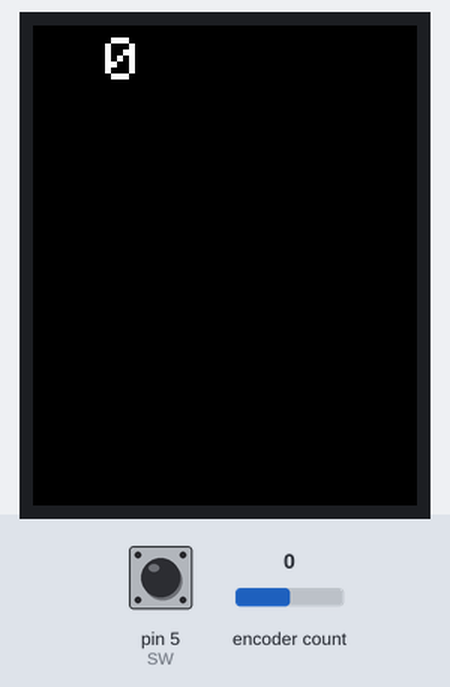
Recording of a sketch running on a simulated Arduino Uno, built with avr-gcc and run on an emulated ATmega328P. Shown: 128×160 colour display. The test bench sets the inputs (shaded band); at power-on: encoder count 0, pin 5 (SW) HIGH.

Above: at 1.3 s.
1.4 s: encoder count set to 1
At 2.4 s:
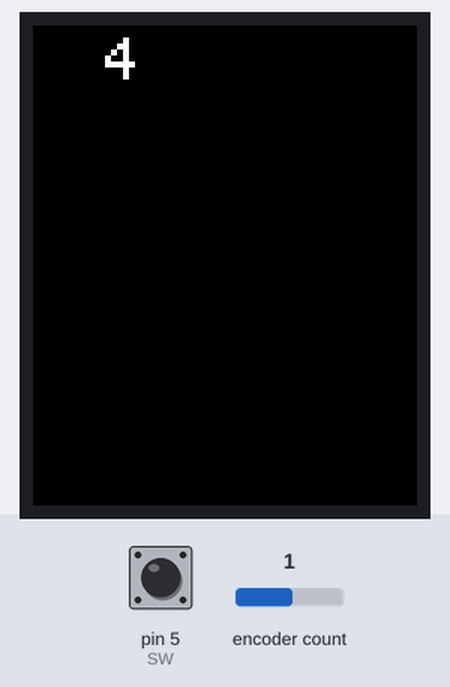
2.9 s: pin 5 (SW) pulled LOW for 0.15 s
At 3.4 s:
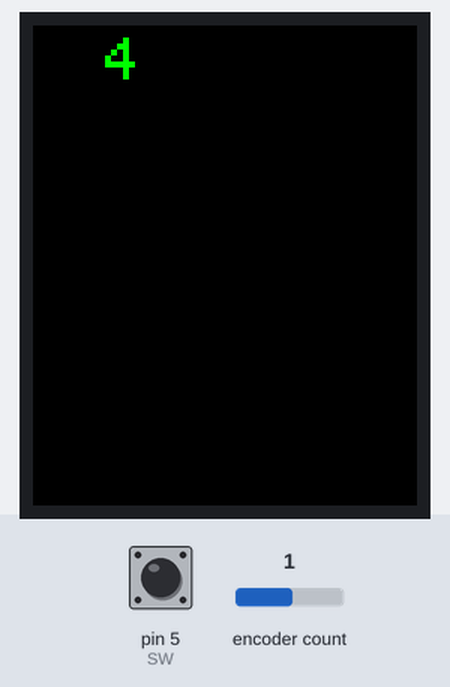
4.5 s: encoder count set to 2
At 5.7 s:
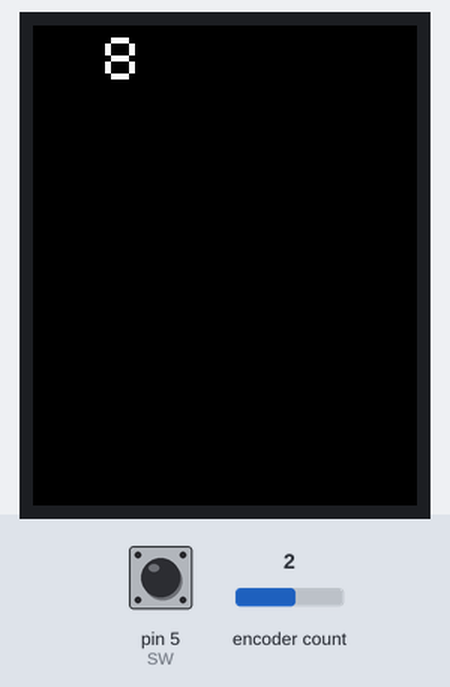
6.0 s: pin 5 (SW) pulled LOW for 1 s
At 7.0 s:
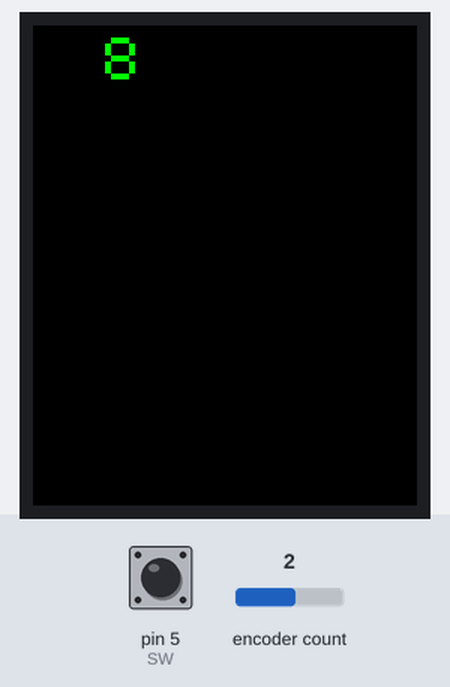
8.5 s: encoder count set to 3
At 9.0 s:
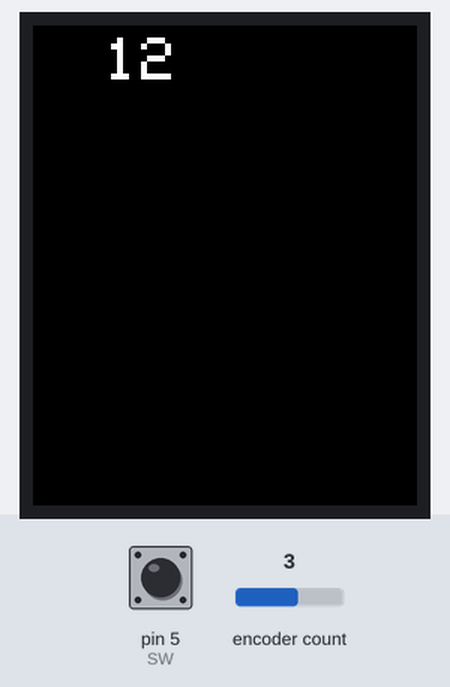
Timing chart, 0 to 11.0 s (numbered marks = the images above; inputs shaded):
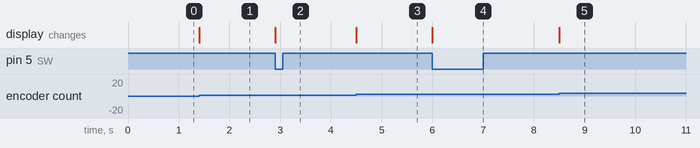

The sketch:

display-encoder-button.ino
```cpp
#include <Encoder.h>

const int CLK = 2;      // Definition der Pins. CLK an D6, DT an D5.
const int DT = 3;
const int SW = 5;       // Der Switch wird mit Pin D2 Verbunden. ACHTUNG : Verwenden Sie einen interrupt-Pin!
long altePosition = -999;  // Definition der "alten" Position (Diese fiktive alte Position wird benötigt, damit die aktuelle Position später im seriellen Monitor nur dann angezeigt wird, wenn wir den Rotary Head bewegen)

Encoder meinEncoder(DT, CLK);

#define TFT_PIN_CS   10 // Arduino-Pin an Display CS
#define TFT_PIN_DC   9  // Arduino-Pin an
#define TFT_PIN_RST  8  // Arduino Reset-Pin

#include <SPI.h>
#include <Adafruit_GFX.h>    // Adafruit Grafik-Bibliothek
#include <Adafruit_ST7735.h> // Adafruit ST7735-Bibliothek

Adafruit_ST7735 tft = Adafruit_ST7735(TFT_PIN_CS, TFT_PIN_DC, TFT_PIN_RST);  // Display-Bibliothek Setup


void setup() {
  tft.initR(INITR_BLACKTAB);
  tft.setTextSize(2);
  tft.setTextWrap(true);
  tft.setTextColor(ST7735_WHITE);
  tft.fillScreen(ST7735_BLACK);

  pinMode(SW, INPUT_PULLUP);

}

void loop() {

  long neuePosition = meinEncoder.read();  // Die "neue" Position des Encoders wird definiert. Dabei wird die aktuelle Position des Encoders über die Variable.Befehl() ausgelesen.

  if (neuePosition != altePosition) { // Sollte die neue Position ungleich der alten (-999) sein (und nur dann!!)...

    tft.setTextColor(ST7735_WHITE);
    tft.fillRect(24, 4, 50, 40, ST7735_BLACK);
    altePosition = neuePosition;
    tft.setCursor(24, 4);
    tft.print(neuePosition);
  }

  if (!digitalRead(SW) == HIGH) {

    tft.setTextColor(ST7735_GREEN);
    tft.setCursor(24, 4);
    tft.print(neuePosition);
  }

}
```

Measured:
- after the input at 1.4 s, the display: changes at once (image 1)
- after the input at 2.9 s, the display: changes at once (image 2)
- after the input at 4.5 s, the display: changes at once (image 3)
- after the input at 6.0 s, the display: changes at once (image 4)
- after the input at 8.5 s, the display: changes at once (image 5)
